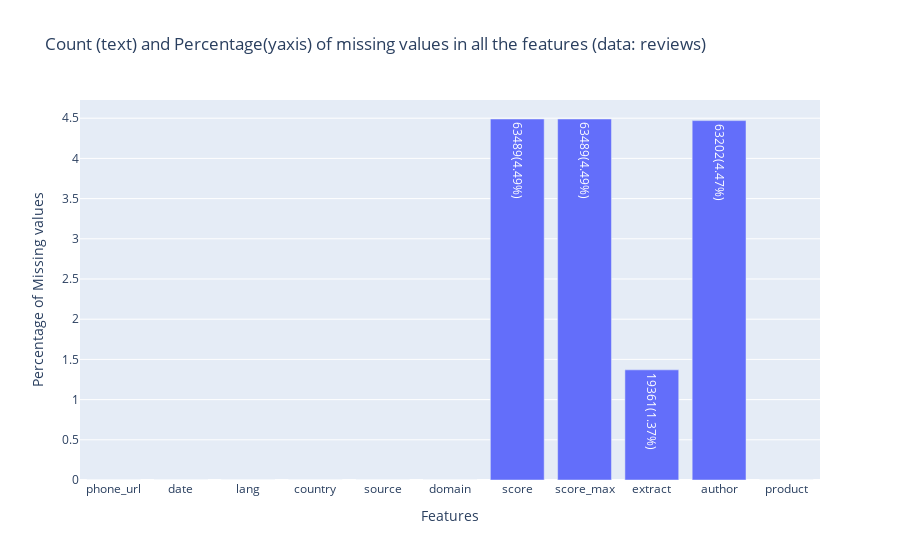

Here is the notebook cell this chart was saved with:
### Markdown cell above
### 1.3. Basic analysis <a id="basic_analysis"></a>
[Go to top](#toc)

### Code cell
df=reviews.isna().sum().round(2)
df1 = (df*100/reviews.shape[0]).round(2)
print('Missing count and percentages for each column are: \n',df.astype('str') +' ('+ df1.astype('str')+'%)')

fig = px.bar(x=df.index, y=df1,text = df.astype('str') +'('+ df1.astype('str')+'%)',
            title="Count (text) and Percentage(yaxis) of missing values in all the features (data: reviews)")
fig.update_xaxes(title_text= 'Features')
fig.update_yaxes(title_text= 'Percentage of Missing values')
fig.show()
del df, df1

### Figure 1 — Plotly figure (JSON) as saved in the notebook; plotly's stock layout.template omitted (floating-point values rounded to 4 significant figures)
{"data": [{"alignmentgroup": "True", "hovertemplate": "x=%{x}<br>y=%{y}<br>text=%{text}<extra></extra>", "legendgroup": "", "marker": {"color": "#636efa", "pattern": {"shape": ""}}, "name": "", "offsetgroup": "", "orientation": "v", "showlegend": false, "text": ["0(0.0%)", "0(0.0%)", "0(0.0%)", "0(0.0%)", "0(0.0%)", "0(0.0%)", "63489(4.49%)", "63489(4.49%)", "19361(1.37%)", "63202(4.47%)", "1(0.0%)"], "textposition": "auto", "type": "bar", "x": ["phone_url", "date", "lang", "country", "source", "domain", "score", "score_max", "extract", "author", "product"], "xaxis": "x", "y": [0, 0, 0, 0, 0, 0, 4.49, 4.49, 1.37, 4.47, 0], "yaxis": "y"}], "layout": {"barmode": "relative", "legend": {"tracegroupgap": 0}, "title": {"text": "Count (text) and Percentage(yaxis) of missing values in all the features (data: reviews)"}, "xaxis": {"anchor": "y", "domain": [0, 1], "title": {"text": "Features"}}, "yaxis": {"anchor": "x", "domain": [0, 1], "title": {"text": "Percentage of Missing values"}}}}
